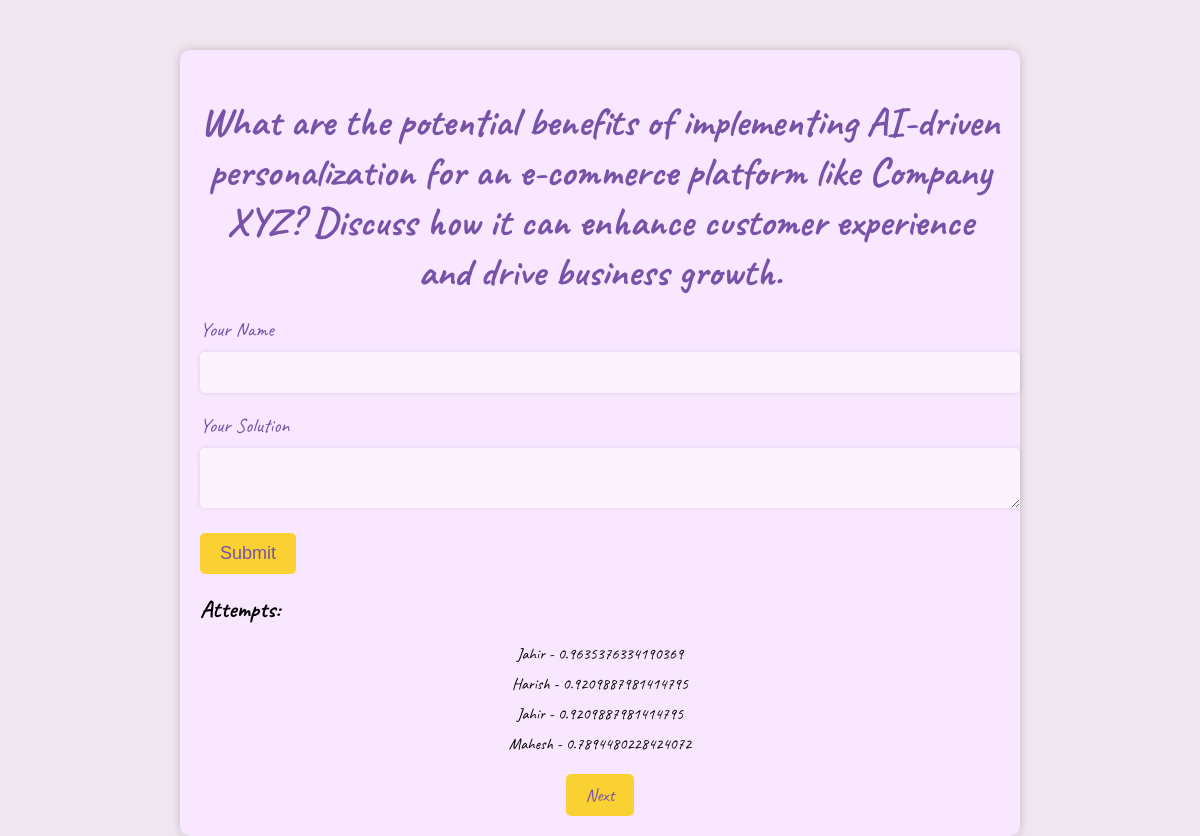
Page /attempt/1 on the committed database.
### app.py (models this page shows)
class Problem(db.Model):
    id = db.Column(db.Integer, primary_key=True)
    problem = db.Column(db.String(200), nullable=False)
    solution = db.Column(db.String(200), nullable=False)

class Attempt(db.Model):
    id = db.Column(db.Integer, primary_key=True)
    user = db.Column(db.String(80), nullable=False)
    problem_id = db.Column(db.Integer, db.ForeignKey('problem.id'), nullable=False)
    attempt = db.Column(db.String(200), nullable=False)
    score = db.Column(db.Float, nullable=False)

### app.py (the view, shortened to what this page needs)
@app.route('/attempt/<problem_id>', methods=['GET', 'POST'])
def attempt(problem_id):
    problem = Problem.query.get(problem_id)
    attempts = Attempt.query.filter_by(problem_id=problem_id).order_by(Attempt.score.desc())
    next_problem_id = Problem.query.filter(Problem.id > problem_id).order_by(Problem.id.asc()).first()
    if next_problem_id:
        next_problem_id = next_problem_id.id
    return render_template('attempt.html', problem=problem, attempts=attempts, next_problem_id=next_problem_id)

### templates/attempt.html (shortened to what this page needs)
<!DOCTYPE html>
<html>
<head>
</head>
<body>
    <div class="container">
        <h1>{{ problem.problem }}</h1>
        <form method="POST">
            <label for="user">Your Name</label>
            <input type="text" id="user" name="user" required>
            <label for="attempt">Your Solution</label>
            <textarea id="attempt" name="attempt" required></textarea>
            <input type="submit" value="Submit">
        </form>
        <h2>Attempts:</h2>
        <ul class="attempts">
        {% for attempt in attempts %}
            <li>{{ attempt.user }} - {{ attempt.score }}</li>
        {% endfor %}
        </ul>
        <div class="next-button">
            {% if next_problem_id %}
                <a href="{{ url_for('attempt', problem_id=next_problem_id) }}">Next</a>
            {% endif %}
        </div>
    </div>
</body>
</html>

### templates/attempt.html (style rules this page uses)
body { margin: 0; padding: 0; font-family: 'Caveat', cursive; background-color: #F0E6EF; }
.container { max-width: 800px; margin: 0 auto; padding: 20px; background-color: #F8E7FF; box-shadow: 0 0 10px rgba(0, 0, 0, 0.2); border-radius: 10px; margin-top: 50px; }
h1 { color: #7851A9; text-align: center; font-size: 40px; margin-bottom: 20px; }
form { margin-bottom: 20px; }
label { display: block; margin-bottom: 10px; color: #7851A9; font-size: 20px; }
input[type="text"], textarea { width: 100%; padding: 10px; margin-bottom: 20px; border: none; border-radius: 5px; background-color: #FDF3FF; color: #7851A9; font-size: 18px; box-shadow: 0 0 5px rgba(0, 0, 0, 0.1); }
input[type="submit"] { background-color: #F9D132; color: #7851A9; padding: 10px 20px; border: none; border-radius: 5px; cursor: pointer; font-size: 18px; transition: background-color 0.3s; }
ul.attempts { list-style-type: none; margin: 0; padding: 0; text-align: center; }
.attempts li { margin-bottom: 10px; opacity: 0; transform: translateX(-20px); transition: opacity 0.5s ease-in-out, transform 0.5s ease-in-out; }
.next-button { text-align: center; margin-top: 20px; }
.next-button a { display: inline-block; padding: 10px 20px; background-color: #F9D132; color: #7851A9; border-radius: 5px; text-decoration: none; font-size: 18px; transition: background-color 0.3s; }

### rows in the picture
Problem: problem "What are the potential benefits of implementing AI-driven personalization for an e-commerce platform like Company XYZ? Discuss how it can enhance customer experience and drive business growth."
Attempt: user "Jahir", score "0.9635376334190369"
Attempt: user "Harish", score "0.9209887981414795"
Attempt: user "Jahir", score "0.9209887981414795"
Attempt: user "Mahesh", score "0.7894480228424072"
